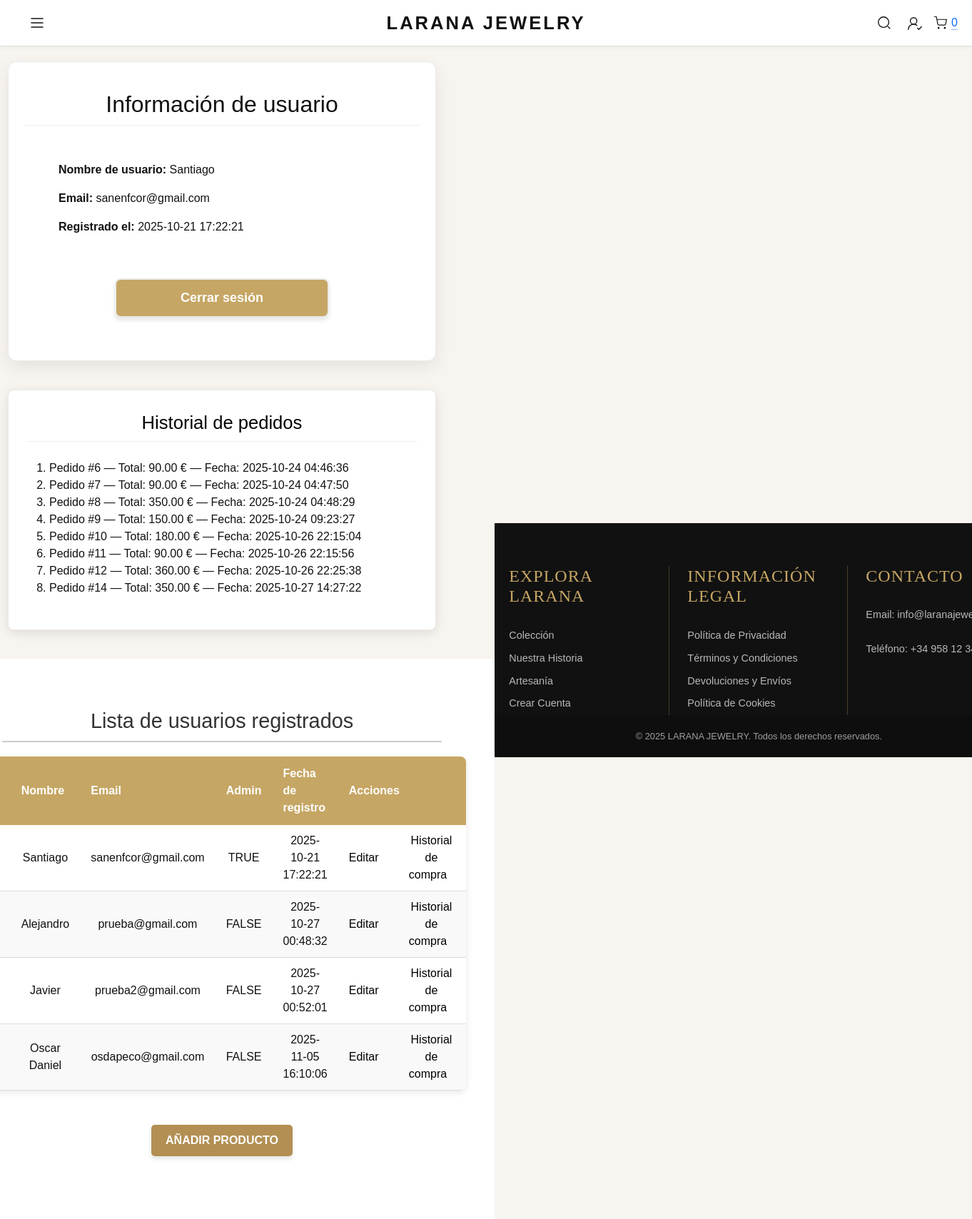
Page /tienda_login_php/perfil.php (signed in) on the committed database.
### tables this page shows
CREATE TABLE `usuarios` (
  `id` int(11) NOT NULL,
  `nombre` varchar(100) NOT NULL,
  `apellido` varchar(100) NOT NULL,
  `email` varchar(255) NOT NULL,
  `password` varchar(255) NOT NULL,
  `telefono` varchar(20) NOT NULL,
  `direccion` varchar(255) NOT NULL,
  `acepta_terminos` tinyint(1) NOT NULL DEFAULT 0,
  `fecha_registro` timestamp NOT NULL DEFAULT current_timestamp(),
  `admin` tinyint(1) NOT NULL DEFAULT 0
);

CREATE TABLE `pedidos` (
  `id` int(11) NOT NULL,
  `usuario_id` int(11) NOT NULL,
  `fecha` datetime DEFAULT current_timestamp(),
  `total` decimal(10,2) NOT NULL,
  `estado` enum('pendiente','entregado') DEFAULT 'pendiente'
);

### tienda_login_php/perfil.php (the view, shortened to what this page needs)
<?php
require_once "db_connect.php";
include __DIR__ . '/../includes/header.php';
?>
<main>
    <section class="perfil-info">
        <h2 class="Titulo_Usu">Información de usuario</h2>
        <div class="Info_Usu">
            <p><strong>Nombre de usuario:</strong> <?= htmlspecialchars($usuario['nombre']) ?></p>
            <p><strong>Email:</strong> <?= htmlspecialchars($usuario['email']) ?></p>
            <p><strong>Registrado el:</strong>
                <?php
                    try {
                        $sql = "SELECT fecha_registro FROM usuarios WHERE id = :id";
                        $stmt = $conn->prepare($sql);
                        $stmt->execute([':id' => $usuario['id']]);
                        $resultado = $stmt->fetch(PDO::FETCH_ASSOC);
                        if ($resultado) {
                            echo htmlspecialchars($resultado['fecha_registro']) . "</p>";
                        } else {
                            echo "No disponible";
                        }
                    } catch (PDOException $e) {
                        echo "<p style='color:red;'>Error al obtener la fecha: " . htmlspecialchars($e->getMessage()) . "</p>";
                    }
                ?>
        </div>
        <p class="Boton_Sesion">
            <a href="/J_S25_Tienda_Online/tienda_login_php/logout.php" style="text-decoration: none;color: #ffffffff;">Cerrar sesión</a>
        </p>
    </section>
    <section class="perfil-historial">
        <h2 class="Titutlo_Pedidos">Historial de pedidos</h2>
        <?php
        try {
            $sql = "SELECT id, total, fecha FROM pedidos WHERE usuario_id = :usuario_id ORDER BY fecha";
            $stmt = $conn->prepare($sql);
            $stmt->execute([':usuario_id' => $usuario['id']]);
            $pedidos = $stmt->fetchAll(PDO::FETCH_ASSOC);
            if ($pedidos) {
                echo "<ol>";
                foreach ($pedidos as $pedido) {
                    echo "<li>Pedido #{$pedido['id']} — Total: {$pedido['total']} € — Fecha: {$pedido['fecha']}</li>";
                }
                echo "</ol>";
            } else {
                echo "<p>No has realizado ningún pedido.</p>";
            }
        } catch (PDOException $e) {
            echo "<p style='color:red;'>Error al cargar historial: " . htmlspecialchars($e->getMessage()) . "</p>";
        }
        ?>
    </section>
    <section class="perfil-admin">
        <?php if ($usuario['admin'] == 1): ?>
        <h2 class="titulo-usuarios">Lista de usuarios registrados</h2>
        <?php
        try {
            $sql = "SELECT id, nombre, email, admin, fecha_registro FROM usuarios";
            $stmt = $conn->prepare($sql);
            $stmt->execute();
            $usuarios = $stmt->fetchAll(PDO::FETCH_ASSOC);
            if ($usuarios) {
                echo "<table class='lista-usuarios-admin'>";
                echo "<thead><tr><th>ID</th><th>Nombre</th><th>Email</th><th>Admin</th><th>Fecha de registro</th><th colspan='2'>Acciones</th></tr></thead>";
                echo "<tbody>";
                foreach ($usuarios as $u) {
                    echo "<tr>";
                    echo "<td>{$u['id']}</td>";
                    echo "<td>" . htmlspecialchars($u['nombre']) . "</td>";
                    echo "<td>" . htmlspecialchars($u['email']) . "</td>";
                    echo "<td>" . ($u['admin'] ? 'TRUE' : 'FALSE') . "</td>";
                    echo "<td>{$u['fecha_registro']}</td>";
                    echo "<td><a class='enlace-accion' href='/J_S25_Tienda_Online/tienda_login_php/modificar_usuarios.php?id={$u['id']}'>Editar</a></td>";
                    echo "<td><a class='enlace-accion' href='/J_S25_Tienda_Online/tienda_login_php/ver_historial.php?id={$u['id']}'>Historial de compra</a></td>";
                    echo "</tr>";
                }
                echo "</tbody></table>";
            }
        } catch (PDOException $e) {
            echo "<p class='error-message'>Error al obtener usuarios: " . htmlspecialchars($e->getMessage()) . "</p>";
        }
        ?>
        <section class="seccion-acciones-admin text-center mt-5 mb-5">
            <p>
                <button type="button" class="btn-agregar-producto" data-bs-toggle="modal" data-bs-target="#addProductModal">
                    Añadir producto
                </button>
            </p>
        </section>
    </section> <?php endif; ?> </main>
<?php include __DIR__ . '/../includes/footer.php'; ?>

### style.css (style rules this page uses)
:root { --negro:#111; --dorado:#c6a664; --dorado-osc:#b38f53; --gris:#fafafa; --beige:#f8f4ef; --borde:#eaeaea; --max:1200px; }
* { box-sizing: border-box; }
html,body { margin:0; padding:0; }
.perfil-info { max-width: 600px; margin: 0 auto; padding: 40px 20px; background: #fff; border-radius: 12px; box-shadow: 0 8px 24px rgba(0,0,0,0.08); border: 1px solid var(--borde); text-align: center; }
.Titulo_Usu { margin-bottom: 50px; border-bottom: 1px solid #f0f0f0; padding-bottom: 10px; }
.Info_Usu { margin-left: 50px; text-align: left; margin-bottom: 60px; }
.Boton_Sesion { max-width: 300px; width: 90%; display: block; margin: 20px auto; padding: 12px 20px; background: #c6a664; border-radius: 8px; border: 2px solid var(--borde, #a38852); text-align: center; font-size: 18px; font-weight: 600; cursor: pointer; box-shadow: 0 4px 6px rgba(0, 0, 0, 0.1); transition: background 0.3s ease, box-shadow 0.3s ease; }
.perfil-historial { max-width: 600px; margin: 40px auto; padding: 30px 25px; background: #fff; border-radius: 8px; box-shadow: 0 4px 15px rgba(0, 0, 0, 0.1); border: 1px solid var(--borde, #e0e0e0); text-align: left; }
.Titutlo_Pedidos { margin-bottom: 25px; text-align: center; font-size: 1.6em; color: #000000; padding-bottom: 10px; border-bottom: 1px solid #f0f0f0; }
.perfil-admin { margin-top: 20px; padding: 40px; background: #fff; text-align: center; }
.titulo-usuarios { text-align: center; color: #333; margin-top: 30px; margin-bottom: 20px; font-size: 1.8em; border-bottom: 2px solid #ccc; padding-bottom: 10px; margin-left: auto; margin-right: auto; max-width: 90%; }
.lista-usuarios-admin { width: 90%; margin: 20px auto; border-collapse: collapse; box-shadow: 0 2px 10px rgba(0, 0, 0, 0.1); background-color: #ffffff; border-radius: 8px; overflow: hidden; }
.lista-usuarios-admin th { background-color: #c6a664; color: white; padding: 12px 15px; text-align: left; font-weight: bold; }
.lista-usuarios-admin td { padding: 10px 15px; border-bottom: 1px solid #ddd; }
.lista-usuarios-admin tbody tr:nth-child(even) { background-color: #f9f9f9; }
.lista-usuarios-admin .enlace-accion { color: #000; text-decoration: none; margin-right: 10px; transition: color 0.3s ease; }
.seccion-acciones-admin p { text-align: center; margin-top: 20px; margin-bottom: 40px; }
.btn-agregar-producto { background-color: #b38f53; color: #ffffff; padding: 10px 20px; border: none; border-radius: 5px; cursor: pointer; font-size: 1rem; font-weight: bold; text-transform: uppercase; display: inline-block; transition: background-color 0.3s ease; box-shadow: 0 4px 6px rgba(0, 0, 0, 0.1); }
:root { --font-heading: 'Times New Roman', Times, serif; --font-body: 'Arial', Helvetica, sans-serif; --dorado: #c6a664; --negro: #222222; --gris-oscuro: #444444; --blanco: #ffffff; --gris-claro: #fafafa; --borde-sutil: #dddddd; }

### tienda_login_php/styles.css (style rules this page uses)
:root { --negro: #111; --dorado: #c6a664; --dorado-osc: #b38f53; --gris: #fafafa; --beige: #f8f4ef; --borde: #eaeaea; --max: 1200px; }
* { box-sizing: border-box; margin: 0; padding: 0; }

### rows in the picture
usuarios: fecha_registro "2025-10-21 17:22:21", nombre "Santiago", email "sanenfcor@gmail.com", admin "TRUE"
pedidos: id "6", total "90.00", fecha "2025-10-24 04:46:36"
pedidos: id "7", total "90.00", fecha "2025-10-24 04:47:50"
pedidos: id "8", total "350.00", fecha "2025-10-24 04:48:29"
pedidos: id "9", total "150.00", fecha "2025-10-24 09:23:27"
pedidos: id "10", total "180.00", fecha "2025-10-26 22:15:04"
pedidos: id "11", total "90.00", fecha "2025-10-26 22:15:56"
pedidos: id "12", total "360.00", fecha "2025-10-26 22:25:38"
pedidos: id "14", total "350.00", fecha "2025-10-27 14:27:22"
usuarios: nombre "Alejandro", email "prueba@gmail.com", admin "FALSE", fecha_registro "2025-10-27 00:48:32"
usuarios: nombre "Javier", email "prueba2@gmail.com", admin "FALSE", fecha_registro "2025-10-27 00:52:01"
usuarios: nombre "Oscar Daniel", email "osdapeco@gmail.com", admin "FALSE", fecha_registro "2025-11-05 16:10:06"

### other values in the picture
$usuario['nombre'] "Santiago"
$usuario['email'] "sanenfcor@gmail.com"
